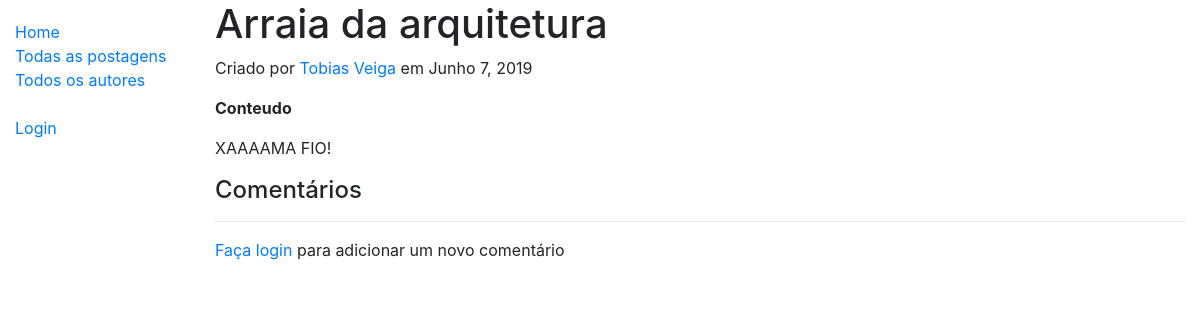
Before: /blog/postagem/2 with the older database file.
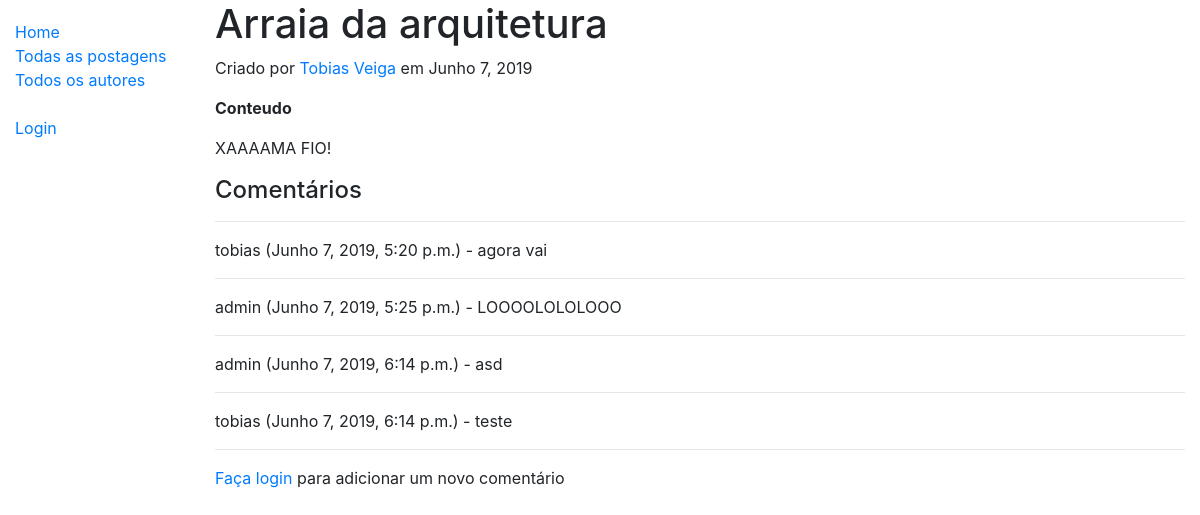
After: the same page with the newer database file.
### blog_app/models.py (models this page shows, shortened)
class Postagem(models.Model):
    autor = models.ForeignKey(Autor, on_delete=models.SET_NULL, null=True)
    titulo = models.CharField(max_length=100, help_text='Escreva o título da postagem')
    datahora = models.DateTimeField(auto_now_add=True)
    conteudo = models.TextField(max_length=1000, help_text='Escreva sua postagem')
    class Meta:
        ordering = ['-datahora']

class Autor(models.Model):
    usuario = models.ForeignKey(User, on_delete=models.SET_NULL, null=True)
    bio = models.TextField(max_length=500, help_text="Insira sua biografia aqui.")
    class Meta:
        ordering = ["usuario"]
    def get_absolute_url(self):
        return reverse('autor-detail', args=[str(self.id)])
    def __str__(self):
        return self.usuario.username

class Comentario(models.Model):
    post = models.ForeignKey(Postagem, on_delete=models.CASCADE)
    autor = models.ForeignKey(Autor, on_delete=models.SET_NULL, null=True)
    datahora = models.DateTimeField(auto_now_add=True)
    conteudo = models.TextField(max_length=1000, help_text='Escreva seu comentario')
    class Meta:
        ordering = ['datahora']

### blog_app/views.py (the view)
# urls.py: path('postagem/<int:pk>', views.PostDetailView.as_view(), name='post-detail'),
class PostDetailView(generic.DetailView):
    model = Postagem

### blog_app/templates/blog_app/postagem_detail.html
{% extends "base_generic.html" %}
{% block content %}
<h1>{{ postagem.titulo }}</h1>
<p>Criado por <a href="{{postagem.autor.get_absolute_url }}">{{postagem.autor.usuario.first_name}} {{postagem.autor.usuario.last_name}}</a> em {{ postagem.datahora.date }}</p>
<p><strong>Conteudo</strong></p>
<p>{{ postagem.conteudo }}</p>
<h4>Comentários</h4>
{% for comentario in postagem.comentario_set.all %}
<hr>
<p>{{comentario.autor}} ({{comentario.datahora}}) - {{comentario.conteudo}}</p>
{% endfor %}
<hr>
{% if user.is_authenticated %}
  <a href="{% url 'comentario-create' postagem.id %}">Adicione um novo comentário</a></p>
{% else %}
  <p><a href="{% url 'login'%}?next={{request.path}}">Faça login</a> para adicionar um novo comentário</p>
{% endif %}
{% endblock %}

### blog_app/templates/base_generic.html (shortened to what this page needs)
<!DOCTYPE html>
<html lang="en">
<head>
    <link rel="stylesheet" href="https://stackpath.bootstrapcdn.com/bootstrap/4.1.3/css/bootstrap.min.css"
>
    {% load static %}
    <link rel="stylesheet" href="{% static 'css/styles.css' %}">
    <link rel="stylesheet" href="{% static 'css/minimal-table.css' %}">
</head>
<body>
    <div class="container-fluid">
        <div class="row">
            <div class="col-sm-2">
                {% block sidebar %}
                <ul class="sidebar-nav">
                    <li><a href="{% url 'index' %}">Home</a></li>
                    <li><a href="{% url 'postagens' %}">Todas as postagens</a></li>
                    <li><a href="{% url 'autores' %}">Todos os autores</a></li>
                    <br>
                    {% if user.is_authenticated %}
                        <li>Usuário: {{ user.get_username }}</li>
                        <li><a href="{% url 'logout'%}?next={{request.path}}">Logout</a></li>
                    {% else %}
                        <li><a href="{% url 'login'%}?next={{request.path}}">Login</a></li>
                    {% endif %}
                </ul>
                {% endblock %}
            </div>
            <div class="col-sm-10 ">
                {% block content %}{% endblock %}
            </div>
        </div>
    </div>
</body>
</html>

### blog_app/static/css/styles.css (style rules this page uses)
.sidebar-nav { margin-top: 20px; padding: 0; list-style: none; }

### blog_app/static/css/minimal-table.css (style rules this page uses)
html { font-family: sans-serif; }

Changed rows visible on the page:
added Comentario: autor "tobias", datahora "Junho 7, 2019, 5:20 p.m.", conteudo "agora vai"
added Comentario: autor "admin", datahora "Junho 7, 2019, 5:25 p.m.", conteudo "LOOOOLOLOLOOO"
added Comentario: autor "admin", datahora "Junho 7, 2019, 6:14 p.m.", conteudo "asd"
added Comentario: autor "tobias", datahora "Junho 7, 2019, 6:14 p.m.", conteudo "teste"
